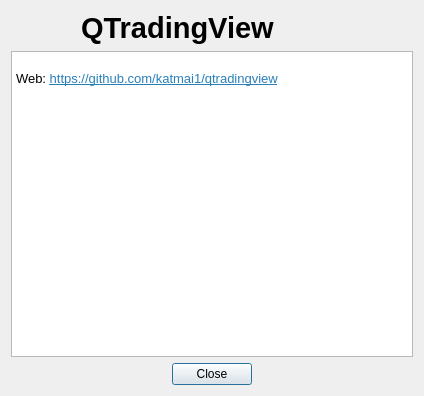
<?xml version="1.0" encoding="UTF-8"?>
<ui version="4.0">
 <class>aboutDialog</class>
 <widget class="QDialog" name="aboutDialog">
  <property name="geometry">
   <rect>
    <x>0</x>
    <y>0</y>
    <width>424</width>
    <height>396</height>
   </rect>
  </property>
  <property name="sizePolicy">
   <sizepolicy hsizetype="Fixed" vsizetype="Fixed">
    <horstretch>0</horstretch>
    <verstretch>0</verstretch>
   </sizepolicy>
  </property>
  <property name="windowTitle">
   <string>About</string>
  </property>
  <property name="windowIcon">
   <iconset resource="../qtradingview/icons/iconos.qrc">
    <normaloff>:/base/logo</normaloff>:/base/logo</iconset>
  </property>
  <property name="locale">
   <locale language="English" country="UnitedStates"/>
  </property>
  <property name="modal">
   <bool>true</bool>
  </property>
  <layout class="QVBoxLayout" name="verticalLayout">
   <item>
    <layout class="QHBoxLayout" name="horizontalLayout">
     <item>
      <widget class="QLabel" name="label_4">
       <property name="maximumSize">
        <size>
         <width>64</width>
         <height>64</height>
        </size>
       </property>
       <property name="text">
        <string/>
       </property>
       <property name="pixmap">
        <pixmap resource="../qtradingview/icons/iconos.qrc">:/base/logo</pixmap>
       </property>
       <property name="scaledContents">
        <bool>true</bool>
       </property>
      </widget>
     </item>
     <item>
      <widget class="QLabel" name="label_3">
       <property name="font">
        <font>
         <pointsize>22</pointsize>
         <weight>75</weight>
         <bold>true</bold>
        </font>
       </property>
       <property name="text">
        <string>QTradingView</string>
       </property>
      </widget>
     </item>
     <item>
      <widget class="QLabel" name="label_version">
       <property name="font">
        <font>
         <pointsize>22</pointsize>
         <weight>75</weight>
         <bold>true</bold>
        </font>
       </property>
       <property name="layoutDirection">
        <enum>Qt::LeftToRight</enum>
       </property>
      </widget>
     </item>
    </layout>
   </item>
   <item>
    <widget class="QTextBrowser" name="textBrowser">
     <property name="html">
      <string>&lt;!DOCTYPE HTML PUBLIC &quot;-//W3C//DTD HTML 4.0//EN&quot; &quot;http://www.w3.org/TR/REC-html40/strict.dtd&quot;&gt;
&lt;html&gt;&lt;head&gt;&lt;meta name=&quot;qrichtext&quot; content=&quot;1&quot; /&gt;&lt;style type=&quot;text/css&quot;&gt;
p, li { white-space: pre-wrap; }
&lt;/style&gt;&lt;/head&gt;&lt;body style=&quot; font-family:'Sans Serif'; font-size:9pt; font-weight:400; font-style:normal;&quot;&gt;
&lt;p style=&quot;-qt-paragraph-type:empty; margin-top:0px; margin-bottom:0px; margin-left:0px; margin-right:0px; -qt-block-indent:0; text-indent:0px; font-family:'Noto Sans'; font-size:10pt;&quot;&gt;&lt;br /&gt;&lt;/p&gt;
&lt;p style=&quot; margin-top:0px; margin-bottom:0px; margin-left:0px; margin-right:0px; -qt-block-indent:0; text-indent:0px;&quot;&gt;&lt;span style=&quot; font-family:'Noto Sans'; font-size:10pt;&quot;&gt;Web: &lt;/span&gt;&lt;a href=&quot;https://github.com/katmai1/qtradingview&quot;&gt;&lt;span style=&quot; font-family:'Noto Sans'; font-size:10pt; text-decoration: underline; color:#2980b9;&quot;&gt;https://github.com/katmai1/qtradingview&lt;/span&gt;&lt;/a&gt;&lt;/p&gt;&lt;/body&gt;&lt;/html&gt;</string>
     </property>
     <property name="openExternalLinks">
      <bool>true</bool>
     </property>
    </widget>
   </item>
   <item>
    <widget class="QDialogButtonBox" name="buttonBox">
     <property name="orientation">
      <enum>Qt::Horizontal</enum>
     </property>
     <property name="standardButtons">
      <set>QDialogButtonBox::Close</set>
     </property>
     <property name="centerButtons">
      <bool>true</bool>
     </property>
    </widget>
   </item>
  </layout>
 </widget>
 <connections>
  <connection>
   <sender>buttonBox</sender>
   <signal>accepted()</signal>
   <receiver>aboutDialog</receiver>
   <slot>accept()</slot>
   <hints>
    <hint type="sourcelabel">
     <x>248</x>
     <y>254</y>
    </hint>
    <hint type="destinationlabel">
     <x>157</x>
     <y>274</y>
    </hint>
   </hints>
  </connection>
  <connection>
   <sender>buttonBox</sender>
   <signal>rejected()</signal>
   <receiver>aboutDialog</receiver>
   <slot>reject()</slot>
   <hints>
    <hint type="sourcelabel">
     <x>316</x>
     <y>260</y>
    </hint>
    <hint type="destinationlabel">
     <x>286</x>
     <y>274</y>
    </hint>
   </hints>
  </connection>
 </connections>
</ui>
